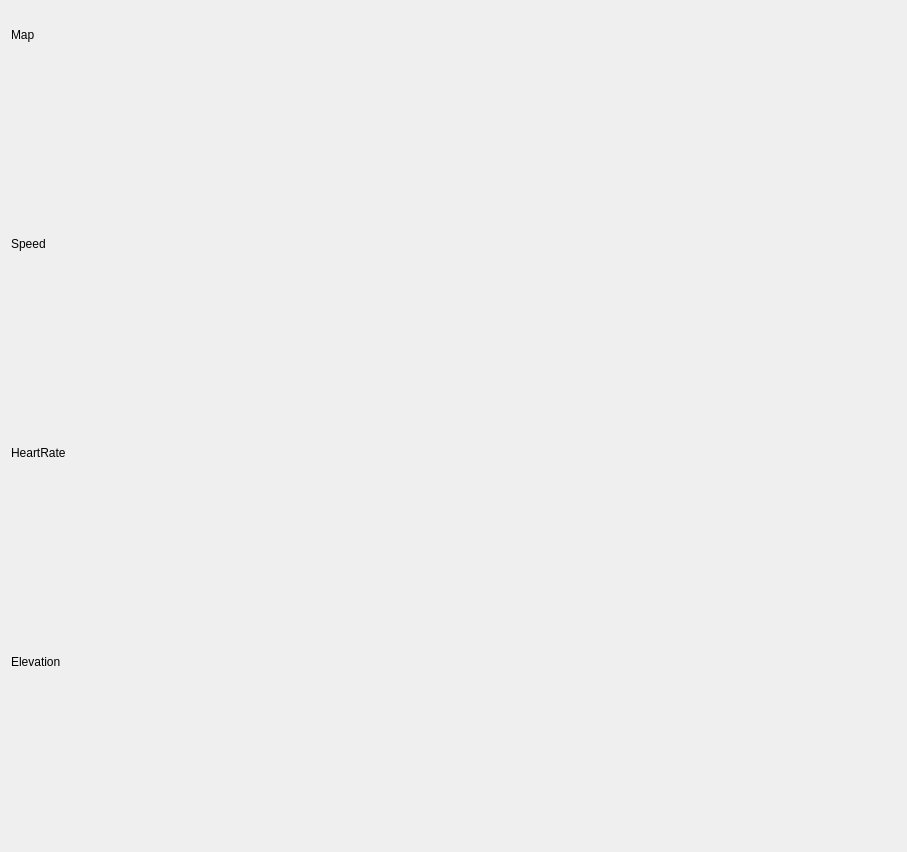
<?xml version="1.0" encoding="UTF-8"?>
<ui version="4.0">
 <class>PlotWindowBase</class>
 <widget class="QWidget" name="PlotWindowBase">
  <property name="geometry">
   <rect>
    <x>0</x>
    <y>0</y>
    <width>907</width>
    <height>852</height>
   </rect>
  </property>
  <property name="windowTitle">
   <string>Form</string>
  </property>
  <layout class="QVBoxLayout" name="verticalLayout">
   <item>
    <widget class="QLabel" name="label">
     <property name="text">
      <string>Map</string>
     </property>
    </widget>
   </item>
   <item>
    <widget class="QWidget" name="widget_5" native="true">
     <property name="minimumSize">
      <size>
       <width>0</width>
       <height>150</height>
      </size>
     </property>
    </widget>
   </item>
   <item>
    <widget class="QLabel" name="label_2">
     <property name="text">
      <string>Speed</string>
     </property>
    </widget>
   </item>
   <item>
    <widget class="QCustomPlot" name="speedPlot" native="true">
     <property name="minimumSize">
      <size>
       <width>0</width>
       <height>150</height>
      </size>
     </property>
    </widget>
   </item>
   <item>
    <widget class="QLabel" name="label_3">
     <property name="text">
      <string>HeartRate</string>
     </property>
    </widget>
   </item>
   <item>
    <widget class="QWidget" name="widget_3" native="true">
     <property name="minimumSize">
      <size>
       <width>0</width>
       <height>150</height>
      </size>
     </property>
    </widget>
   </item>
   <item>
    <widget class="QLabel" name="label_5">
     <property name="text">
      <string>Elevation</string>
     </property>
    </widget>
   </item>
   <item>
    <widget class="QWidget" name="widget_4" native="true">
     <property name="minimumSize">
      <size>
       <width>0</width>
       <height>150</height>
      </size>
     </property>
    </widget>
   </item>
  </layout>
 </widget>
 <customwidgets>
  <customwidget>
   <class>QCustomPlot</class>
   <extends>QWidget</extends>
   <header>qcustomplot.h</header>
   <container>1</container>
  </customwidget>
 </customwidgets>
 <resources/>
 <connections/>
</ui>
